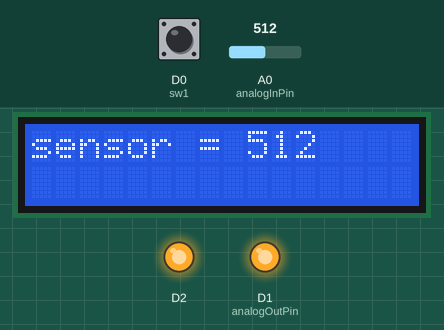
Simulated run of this sketch. Board: ESP8266 (NodeMCU). Parts: 16×2 character LCD, output pins drawn as LEDs (lit = HIGH). Dashed ring = blinking. Inputs (shaded band) come from the test bench; at power-on: A0 (analogInPin) = 512, D0 (sw1) HIGH. What the sketch prints to the serial monitor is not drawn.

Above: at 1.2 s.
1.3 s: A0 (analogInPin) set to 122
At 2.0 s:
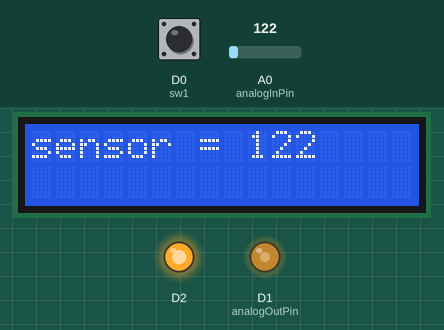
4.3 s: D0 (sw1) pulled LOW for 1 s
At 4.55 s:
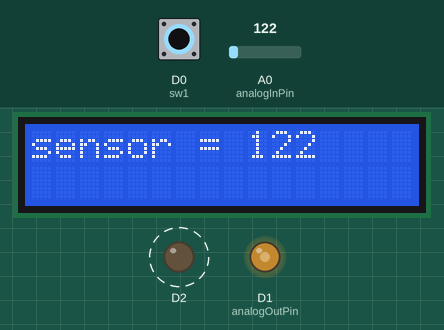
6.8 s: A0 (analogInPin) set to 1023
At 7.7 s:
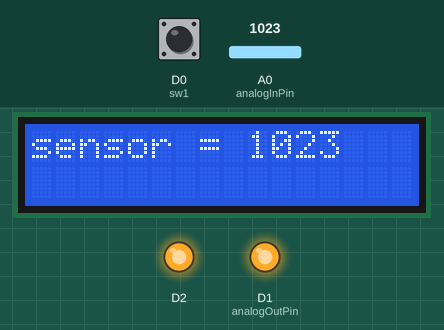
9.8 s: D0 (sw1) pulled LOW for 0.25 s
At 10.5 s:
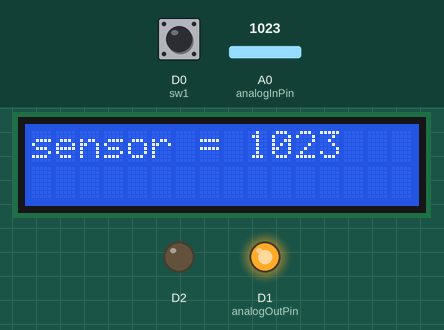
11.5 s: A0 (analogInPin) set to 0
At 12.7 s:
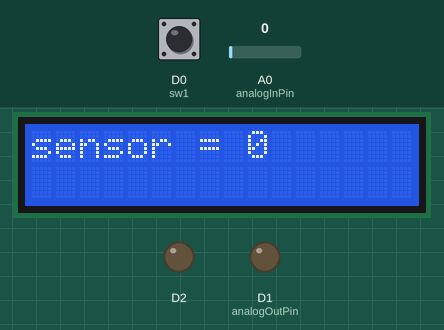
13.1 s: D0 (sw1) pulled LOW for 0.25 s
At 14.6 s:
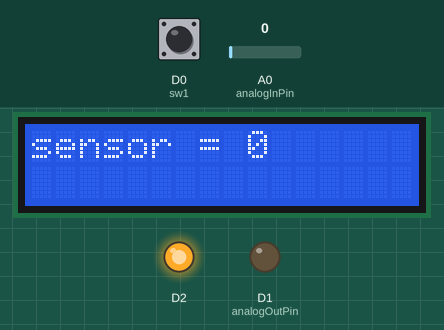
Timing chart, 0 to 15.8 s (numbered marks = the images above; inputs shaded):
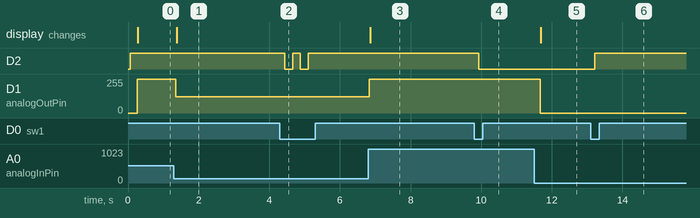

The sketch:

moter_sw_vr2.ino
```cpp
#include <LiquidCrystal_I2C.h>

LiquidCrystal_I2C lcd(0x3F,16,2);

const int analogInPin = A0;  // Analog input pin that the potentiometer is attached to
const int analogOutPin = D1; // Analog output pin that the LED is attached to
#define sw1 D0
bool sw1State = false;
int sensorValue = 0;        // value read from the pot
int outputValue = 0;        // value output to the PWM (analog out)

void setup() {
   pinMode(sw1, INPUT);
  lcd.begin(D3,D4); // In ESP8266-01, SDA=D3, SCL=D4
  lcd.backlight();
  pinMode(analogInPin,INPUT);
  pinMode(analogOutPin,OUTPUT);
  pinMode(D2,OUTPUT);

  // initialize serial communications at 9600 bps:
  Serial.begin(9600);
}

void loop() {
  //sw1State = digitalRead(sw1);
   if (digitalRead(sw1) == LOW)
   sw1State =! sw1State;
   if (sw1State)
   digitalWrite(D2,0);
   else
   digitalWrite(D2,1);
   delay(200);
  // read the analog in value:
   sensorValue = analogRead(analogInPin);
  // map it to the range of the analog out:
  //outputValue = map(sensorValue, 0, 1023, 0, 255);
  // change the analog out value:
  //analogWrite(analogOutPin, outputValue);
  analogWrite(analogOutPin, sensorValue);

  // print the results to the Serial Monitor:
  Serial.print("sensor = ");
  Serial.print(sensorValue);
  Serial.print("\t output = ");
  Serial.println(outputValue);

  // wait 2 milliseconds before the next loop for the analog-to-digital
  // converter to settle after the last reading:
  delay(2);
  lcd.clear();
  lcd.home();
  lcd.print("sensor = ");
  //lcd.setCursor(0,1);.

  lcd.print(sensorValue);
 delay(0);
}
```

Measured:
- after the input at 1.3 s, D1 (analogOutPin): 255/255 → 122/255 after 0.06 s; the display: changes after 0.08 s (image 1)
- after the input at 4.3 s, D2: alternates HIGH for 0.22 s and LOW for 0.22 s, 4 changes in all, then stays HIGH, starting after 0.14 s
- after the input at 6.8 s, D1 (analogOutPin): 122/255 → 255/255 at once; the display: changes after 0.05 s (image 3)
- after the input at 9.8 s, D2: HIGH → LOW after 0.13 s
- after the input at 11.5 s, D1 (analogOutPin): 255/255 → 0/255 after 0.17 s; the display: changes after 0.19 s (image 5)
- after the input at 13.1 s, D2: LOW → HIGH after 0.11 s
